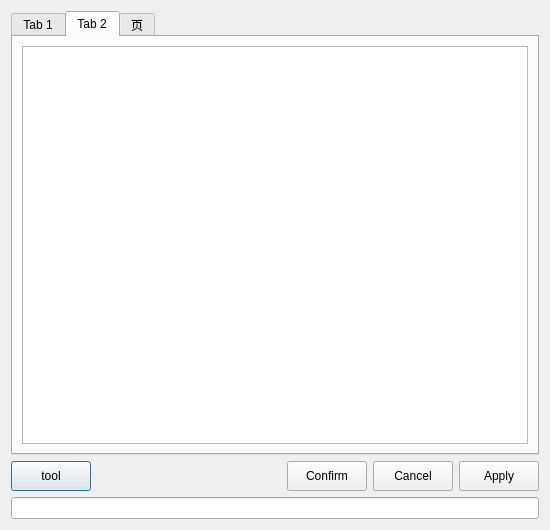
<?xml version="1.0" encoding="UTF-8"?>
<ui version="4.0">
 <class>AudioInfoDialog</class>
 <widget class="QDialog" name="AudioInfoDialog">
  <property name="geometry">
   <rect>
    <x>0</x>
    <y>0</y>
    <width>550</width>
    <height>530</height>
   </rect>
  </property>
  <property name="windowTitle">
   <string>Dialog</string>
  </property>
  <layout class="QVBoxLayout" name="verticalLayout">
   <item>
    <widget class="QTabWidget" name="tab">
     <property name="currentIndex">
      <number>1</number>
     </property>
     <widget class="QWidget" name="metadataTab">
      <attribute name="title">
       <string>Tab 1</string>
      </attribute>
      <layout class="QVBoxLayout" name="verticalLayout_2">
       <item>
        <widget class="QTableWidget" name="metadataTable"/>
       </item>
      </layout>
     </widget>
     <widget class="QWidget" name="detailTab">
      <attribute name="title">
       <string>Tab 2</string>
      </attribute>
      <layout class="QVBoxLayout" name="verticalLayout_3">
       <item>
        <widget class="QTableWidget" name="detailTable"/>
       </item>
      </layout>
     </widget>
     <widget class="QWidget" name="coverTab">
      <attribute name="title">
       <string>页</string>
      </attribute>
     </widget>
    </widget>
   </item>
   <item>
    <layout class="QHBoxLayout" name="horizontalLayout">
     <item>
      <widget class="QPushButton" name="toolButton">
       <property name="minimumSize">
        <size>
         <width>0</width>
         <height>30</height>
        </size>
       </property>
       <property name="text">
        <string>tool</string>
       </property>
      </widget>
     </item>
     <item>
      <spacer name="horizontalSpacer">
       <property name="orientation">
        <enum>Qt::Horizontal</enum>
       </property>
       <property name="sizeHint" stdset="0">
        <size>
         <width>40</width>
         <height>20</height>
        </size>
       </property>
      </spacer>
     </item>
     <item>
      <widget class="QPushButton" name="okButton">
       <property name="minimumSize">
        <size>
         <width>0</width>
         <height>30</height>
        </size>
       </property>
       <property name="text">
        <string>Confirm</string>
       </property>
      </widget>
     </item>
     <item>
      <widget class="QPushButton" name="cancelButton">
       <property name="minimumSize">
        <size>
         <width>0</width>
         <height>30</height>
        </size>
       </property>
       <property name="text">
        <string>Cancel</string>
       </property>
      </widget>
     </item>
     <item>
      <widget class="QPushButton" name="applyButton">
       <property name="minimumSize">
        <size>
         <width>0</width>
         <height>30</height>
        </size>
       </property>
       <property name="text">
        <string>Apply</string>
       </property>
      </widget>
     </item>
    </layout>
   </item>
   <item>
    <widget class="QLineEdit" name="statusBar"/>
   </item>
  </layout>
 </widget>
 <resources/>
 <connections/>
</ui>
